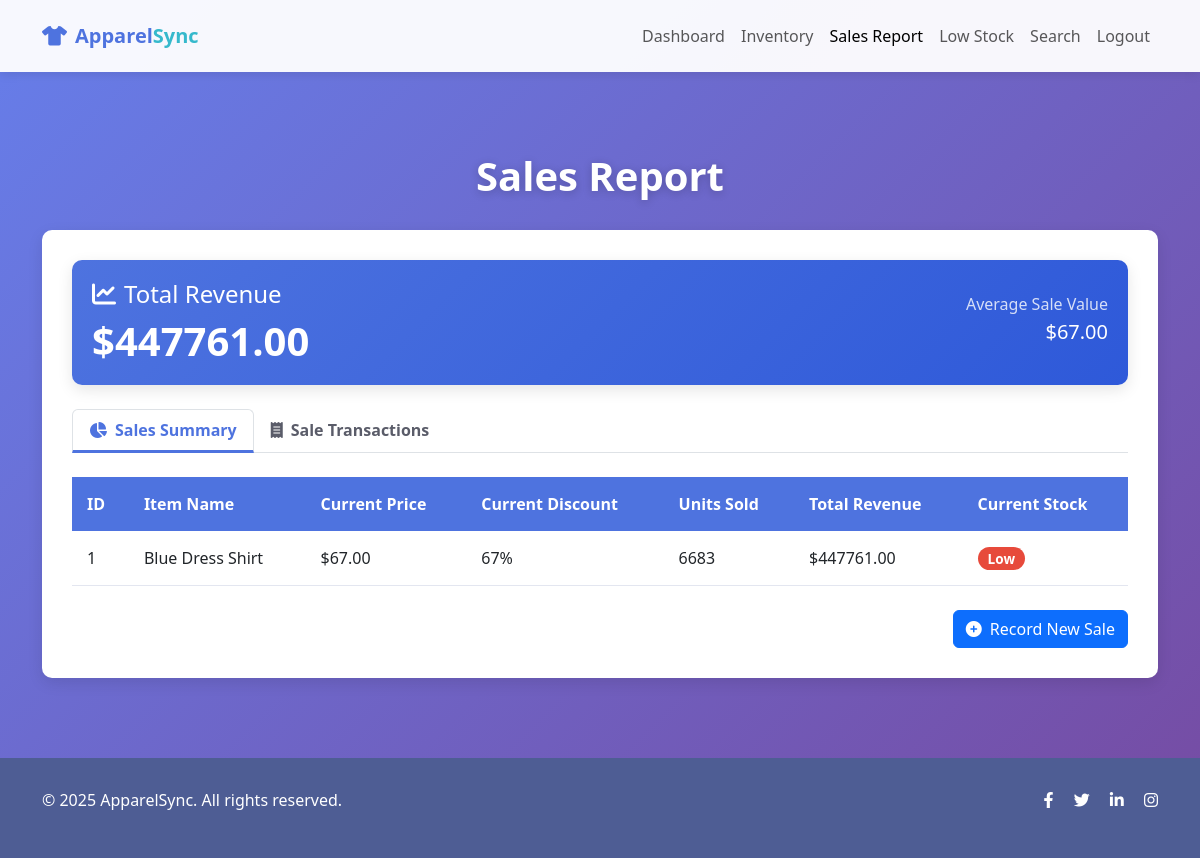
/dashboard/sales_report (signed in), run on an earlier commit of the app's database.
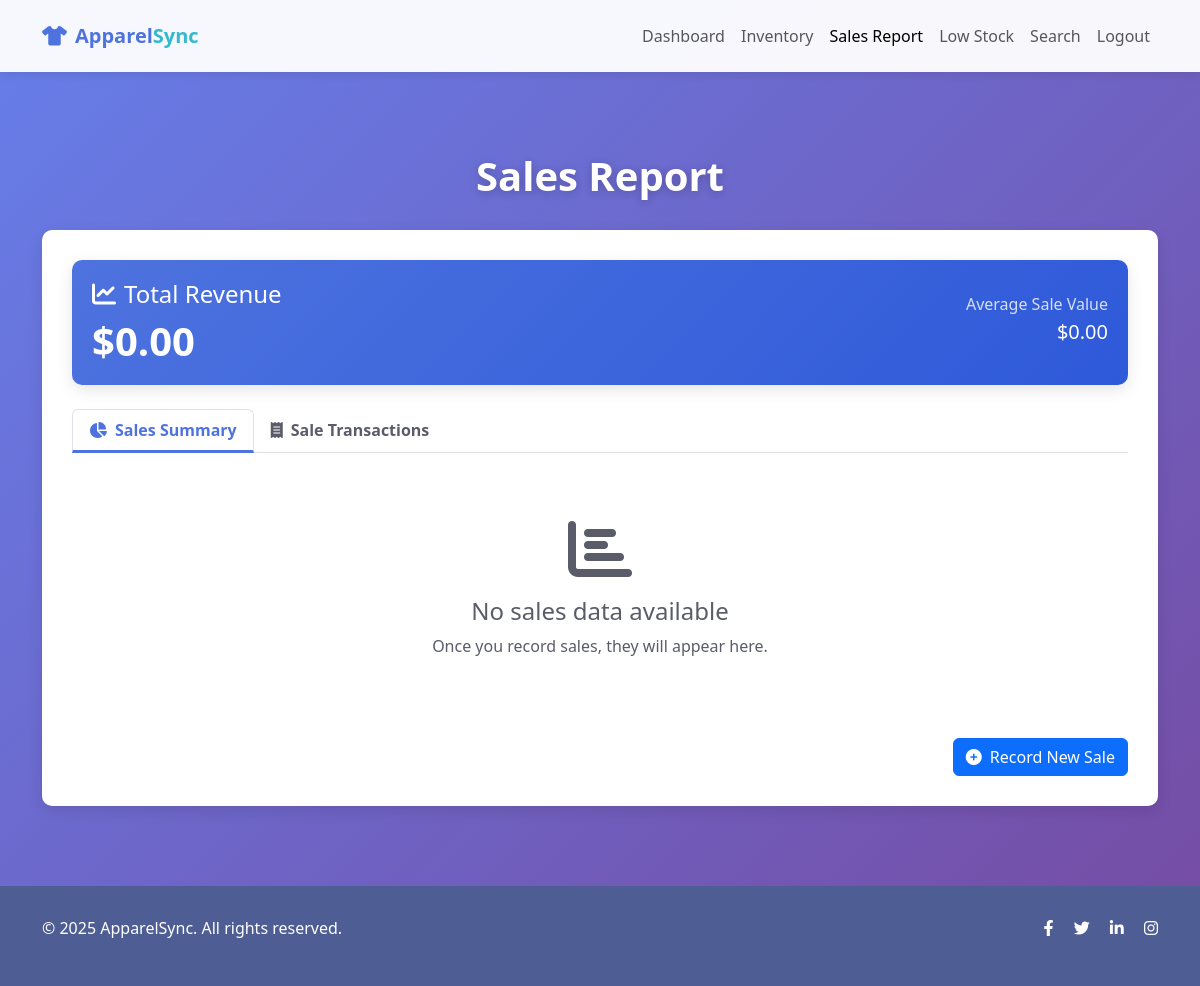
And on a later commit of the database.
### models.py (models this page shows)
class InventoryItem(db.Model):
    id = db.Column(db.Integer, primary_key=True)
    item_name = db.Column(db.String(100), nullable=False)
    quantity = db.Column(db.Integer, nullable=False)
    price = db.Column(db.Float, nullable=False)
    discount = db.Column(db.Float, default=0.0)
    sales = db.relationship('Sale', backref='item', lazy=True)
    low_stock_alerts = db.relationship('LowStock', backref='item', lazy=True)

### routes.py (the view)
@app.route('/dashboard/sales_report', methods=['GET', 'POST'])
@login_required
def sales_report():
    sales = Sale.query.all()
    total_sales = sum(
        (sale.price_at_sale - (sale.price_at_sale * sale.discount_at_sale / 100)) * sale.quantity for sale in sales)
    items_with_sales = []
    for item in InventoryItem.query.all():
        item_sales = Sale.query.filter_by(item_id=item.id).all()
        if item_sales:
            total_quantity = sum(sale.quantity for sale in item_sales)
            total_revenue = sum(
                (sale.price_at_sale - (sale.price_at_sale * sale.discount_at_sale / 100)) * sale.quantity for sale in
                item_sales)
            items_with_sales.append({
                'item': item,
                'total_quantity': total_quantity,
                'total_revenue': total_revenue
            })
    return render_template('sales_report.html', sales=sales, items_with_sales=items_with_sales, total_sales=total_sales)

### app.py (called while the page is built)
@login_manager.user_loader
def load_user(user_id):
    return User.query.get(int(user_id))

### templates/sales_report.html (shortened to what the changed rows need)
<!DOCTYPE html>
<html lang="en">
<head>
    <link href="https://cdn.jsdelivr.net/npm/bootstrap@5.3.0-alpha1/dist/css/bootstrap.min.css" rel="stylesheet">
    <link rel="stylesheet" href="https://cdnjs.cloudflare.com/ajax/libs/font-awesome/6.0.0/css/all.min.css">
</head>
<body>
    <section class="content-section">
        <div class="container">
            <h1 class="page-title">Sales Report</h1>
            <div class="report-card">
                <div class="stats-card mb-4">
                    <div class="row align-items-center">
                        <div class="col-md-6">
                            <h4 class="mb-2"><i class="fas fa-chart-line me-2"></i>Total Revenue</h4>
                            <h2>${{ "%.2f"|format(total_sales) }}</h2>
                        </div>
                        <div class="col-md-6 text-md-end">
                            <p class="mb-1">Average Sale Value</p>
                            {% set total_units = namespace(value=0) %}
                            {% for sale in sales %}
                                {% set total_units.value = total_units.value + sale.quantity %}
                            {% endfor %}
                            {% if total_units.value > 0 %}
                                <h5>${{ "%.2f"|format(total_sales / total_units.value) }}</h5>
                            {% else %}
                                <h5>$0.00</h5>
                            {% endif %}
                        </div>
                    </div>
                </div>
                <div class="tab-content" id="salesTabContent">
                    <div class="tab-pane fade show active" id="summary" role="tabpanel" aria-labelledby="summary-tab">
                        <div class="table-responsive">
                            {% if items_with_sales %}
                                <table class="inventory-table">
                                    <thead>
                                        <tr>
                                            <th>ID</th>
                                            <th>Item Name</th>
                                            <th>Current Price</th>
                                            <th>Current Discount</th>
                                            <th>Units Sold</th>
                                            <th>Total Revenue</th>
                                            <th>Current Stock</th>
                                        </tr>
                                    </thead>
                                    <tbody>
                                        {% for item_data in items_with_sales %}
                                        <tr>
                                            <td>{{ item_data.item.id }}</td>
                                            <td>{{ item_data.item.item_name }}</td>
                                            <td>${{ "%.2f"|format(item_data.item.price) }}</td>
                                            <td>{{ "%.0f"|format(item_data.item.discount) }}%</td>
                                            <td>{{ item_data.total_quantity }}</td>
                                            <td>${{ "%.2f"|format(item_data.total_revenue) }}</td>
                                            <td>
                                                {% if item_data.item.quantity > 20 %}
                                                    <span class="badge badge-stock badge-high">High</span>
                                                {% elif item_data.item.quantity > 10 %}
                                                    <span class="badge badge-stock badge-medium">Medium</span>
                                                {% else %}
                                                    <span class="badge badge-stock badge-low">Low</span>
                                                {% endif %}
                                            </td>
                                        </tr>
                                        {% endfor %}
                                    </tbody>
                                </table>
                            {% else %}
                                <div class="no-items">
                                    <i class="fas fa-chart-bar fa-4x mb-3"></i>
                                    <h4>No sales data available</h4>
                                    <p>Once you record sales, they will appear here.</p>
                                </div>
                            {% endif %}
                        </div>
                    </div>
                </div>
            </div>
        </div>
    </section>
</body>
</html>

What changed in the data, as far as the page shows it:
removed InventoryItem: item.id "1", item.item_name "Blue Dress Shirt", item.price "67.00", item.discount "67"
Also different on the page:
{{ "%.2f"|format(total_sales) }}: "447761.00" → "0.00"
{{ "%.2f"|format(total_sales / total_units.value) }}: "67.00" → (not shown)
text no longer shown: "$ ID Item Name Current Price Current Discount Units Sold Total Revenue Current Stock"
text now shown: "$0.00 No sales data available Once you record sales, they will appear here."
list line gone: "$ % 6683 $ 447761.00 Low"
